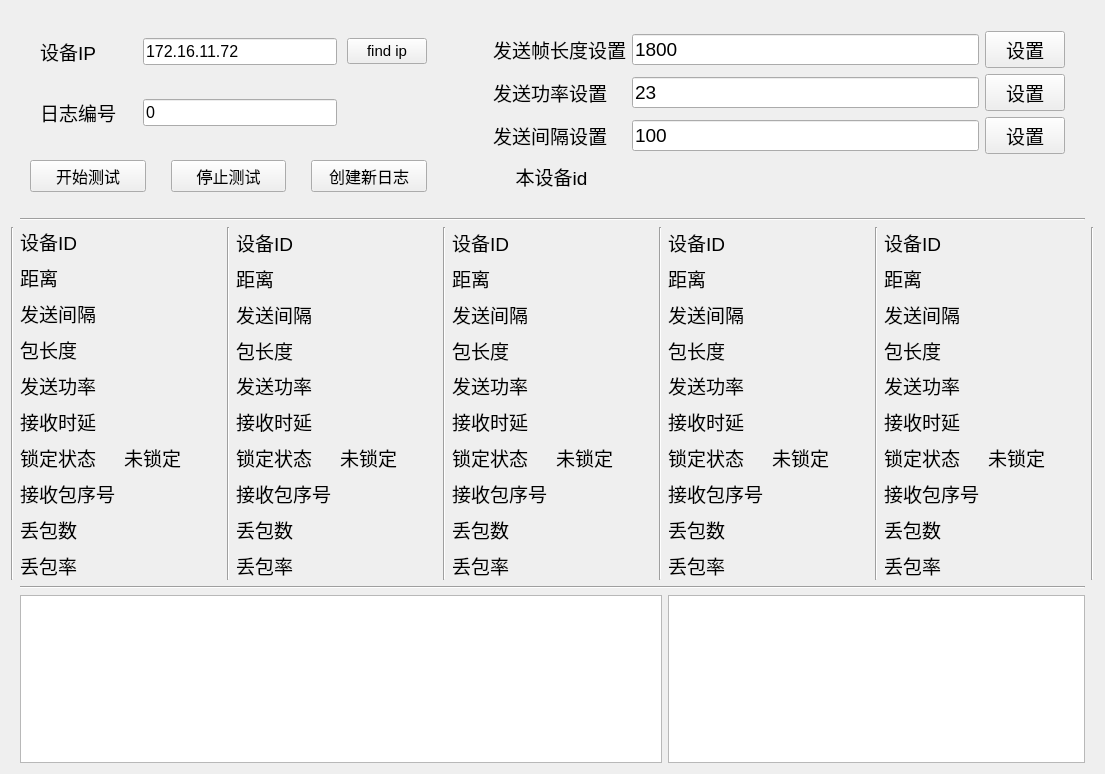
<?xml version="1.0" encoding="UTF-8"?>
<ui version="4.0">
 <class>Form</class>
 <widget class="QWidget" name="Form">
  <property name="enabled">
   <bool>true</bool>
  </property>
  <property name="geometry">
   <rect>
    <x>0</x>
    <y>0</y>
    <width>1105</width>
    <height>774</height>
   </rect>
  </property>
  <property name="sizePolicy">
   <sizepolicy hsizetype="Preferred" vsizetype="Preferred">
    <horstretch>0</horstretch>
    <verstretch>0</verstretch>
   </sizepolicy>
  </property>
  <property name="mouseTracking">
   <bool>false</bool>
  </property>
  <property name="windowTitle">
   <string>V2X通信测试工具 v1.0      (by Dedia)</string>
  </property>
  <property name="layoutDirection">
   <enum>Qt::LeftToRight</enum>
  </property>
  <layout class="QGridLayout" name="gridLayout_10">
   <item row="4" column="1" colspan="9">
    <widget class="Line" name="line_3">
     <property name="orientation">
      <enum>Qt::Horizontal</enum>
     </property>
    </widget>
   </item>
   <item row="3" column="5">
    <layout class="QGridLayout" name="gridLayout_6">
     <item row="0" column="0">
      <widget class="QLabel" name="label_31">
       <property name="font">
        <font>
         <family>Arial</family>
         <pointsize>14</pointsize>
        </font>
       </property>
       <property name="text">
        <string>设备ID</string>
       </property>
      </widget>
     </item>
     <item row="0" column="1">
      <widget class="QLabel" name="label_deviceId_3">
       <property name="font">
        <font>
         <family>Arial</family>
         <pointsize>14</pointsize>
        </font>
       </property>
       <property name="text">
        <string/>
       </property>
      </widget>
     </item>
     <item row="1" column="0">
      <widget class="QLabel" name="label_32">
       <property name="font">
        <font>
         <family>Arial</family>
         <pointsize>14</pointsize>
        </font>
       </property>
       <property name="text">
        <string>距离</string>
       </property>
      </widget>
     </item>
     <item row="1" column="1">
      <widget class="QLabel" name="label_deviceDist_3">
       <property name="font">
        <font>
         <family>Arial</family>
         <pointsize>14</pointsize>
        </font>
       </property>
       <property name="text">
        <string/>
       </property>
      </widget>
     </item>
     <item row="2" column="0">
      <widget class="QLabel" name="label_33">
       <property name="font">
        <font>
         <family>Arial</family>
         <pointsize>14</pointsize>
        </font>
       </property>
       <property name="text">
        <string>发送间隔</string>
       </property>
      </widget>
     </item>
     <item row="2" column="1">
      <widget class="QLabel" name="label_sendInt_3">
       <property name="font">
        <font>
         <family>Arial</family>
         <pointsize>14</pointsize>
        </font>
       </property>
       <property name="text">
        <string/>
       </property>
      </widget>
     </item>
     <item row="3" column="0">
      <widget class="QLabel" name="label_34">
       <property name="font">
        <font>
         <family>Arial</family>
         <pointsize>14</pointsize>
        </font>
       </property>
       <property name="text">
        <string>包长度</string>
       </property>
      </widget>
     </item>
     <item row="3" column="1">
      <widget class="QLabel" name="label_long_3">
       <property name="font">
        <font>
         <family>Arial</family>
         <pointsize>14</pointsize>
        </font>
       </property>
       <property name="text">
        <string/>
       </property>
      </widget>
     </item>
     <item row="4" column="0">
      <widget class="QLabel" name="label_35">
       <property name="font">
        <font>
         <family>Arial</family>
         <pointsize>14</pointsize>
        </font>
       </property>
       <property name="text">
        <string>发送功率</string>
       </property>
      </widget>
     </item>
     <item row="4" column="1">
      <widget class="QLabel" name="label_power_3">
       <property name="font">
        <font>
         <family>Arial</family>
         <pointsize>14</pointsize>
        </font>
       </property>
       <property name="text">
        <string/>
       </property>
      </widget>
     </item>
     <item row="5" column="0">
      <widget class="QLabel" name="label_36">
       <property name="font">
        <font>
         <family>Arial</family>
         <pointsize>14</pointsize>
        </font>
       </property>
       <property name="text">
        <string>接收时延</string>
       </property>
      </widget>
     </item>
     <item row="5" column="1">
      <widget class="QLabel" name="label_delay_3">
       <property name="font">
        <font>
         <family>Arial</family>
         <pointsize>14</pointsize>
        </font>
       </property>
       <property name="text">
        <string/>
       </property>
      </widget>
     </item>
     <item row="6" column="0">
      <widget class="QLabel" name="label_37">
       <property name="font">
        <font>
         <family>Arial</family>
         <pointsize>14</pointsize>
        </font>
       </property>
       <property name="text">
        <string>锁定状态</string>
       </property>
      </widget>
     </item>
     <item row="6" column="1">
      <widget class="QLabel" name="label_status_3">
       <property name="font">
        <font>
         <family>Arial</family>
         <pointsize>14</pointsize>
        </font>
       </property>
       <property name="text">
        <string>未锁定</string>
       </property>
      </widget>
     </item>
     <item row="7" column="0">
      <widget class="QLabel" name="label_38">
       <property name="font">
        <font>
         <family>Arial</family>
         <pointsize>14</pointsize>
        </font>
       </property>
       <property name="text">
        <string>接收包序号</string>
       </property>
      </widget>
     </item>
     <item row="7" column="1">
      <widget class="QLabel" name="label_index_3">
       <property name="font">
        <font>
         <family>Arial</family>
         <pointsize>14</pointsize>
        </font>
       </property>
       <property name="text">
        <string/>
       </property>
      </widget>
     </item>
     <item row="8" column="0">
      <widget class="QLabel" name="label_39">
       <property name="font">
        <font>
         <family>Arial</family>
         <pointsize>14</pointsize>
        </font>
       </property>
       <property name="text">
        <string>丢包数</string>
       </property>
      </widget>
     </item>
     <item row="8" column="1">
      <widget class="QLabel" name="label_lostCnt_3">
       <property name="font">
        <font>
         <family>Arial</family>
         <pointsize>14</pointsize>
        </font>
       </property>
       <property name="text">
        <string/>
       </property>
      </widget>
     </item>
     <item row="9" column="0">
      <widget class="QLabel" name="label_40">
       <property name="font">
        <font>
         <family>Arial</family>
         <pointsize>14</pointsize>
        </font>
       </property>
       <property name="text">
        <string>丢包率</string>
       </property>
      </widget>
     </item>
     <item row="9" column="1">
      <widget class="QLabel" name="label_lostLv_3">
       <property name="font">
        <font>
         <family>Arial</family>
         <pointsize>14</pointsize>
        </font>
       </property>
       <property name="text">
        <string/>
       </property>
      </widget>
     </item>
    </layout>
   </item>
   <item row="3" column="8">
    <widget class="Line" name="line_12">
     <property name="orientation">
      <enum>Qt::Vertical</enum>
     </property>
    </widget>
   </item>
   <item row="1" column="1" colspan="3">
    <layout class="QGridLayout" name="gridLayout_4" rowstretch="0">
     <property name="leftMargin">
      <number>10</number>
     </property>
     <property name="rightMargin">
      <number>10</number>
     </property>
     <property name="bottomMargin">
      <number>20</number>
     </property>
     <property name="horizontalSpacing">
      <number>25</number>
     </property>
     <item row="0" column="0">
      <widget class="QPushButton" name="pushButton_connect">
       <property name="font">
        <font>
         <family>黑体</family>
         <pointsize>12</pointsize>
         <weight>50</weight>
         <bold>false</bold>
        </font>
       </property>
       <property name="styleSheet">
        <string notr="true"/>
       </property>
       <property name="text">
        <string>开始测试</string>
       </property>
      </widget>
     </item>
     <item row="0" column="1">
      <widget class="QPushButton" name="pushButton_closeconnect">
       <property name="font">
        <font>
         <family>黑体</family>
         <pointsize>12</pointsize>
         <weight>50</weight>
         <bold>false</bold>
        </font>
       </property>
       <property name="styleSheet">
        <string notr="true"/>
       </property>
       <property name="text">
        <string>停止测试</string>
       </property>
      </widget>
     </item>
     <item row="0" column="2">
      <widget class="QPushButton" name="pushButton_relog">
       <property name="font">
        <font>
         <family>黑体</family>
         <pointsize>12</pointsize>
         <weight>50</weight>
         <bold>false</bold>
        </font>
       </property>
       <property name="styleSheet">
        <string notr="true"/>
       </property>
       <property name="text">
        <string>创建新日志</string>
       </property>
      </widget>
     </item>
    </layout>
   </item>
   <item row="0" column="1" colspan="3">
    <layout class="QGridLayout" name="gridLayout_3">
     <property name="leftMargin">
      <number>20</number>
     </property>
     <property name="rightMargin">
      <number>10</number>
     </property>
     <property name="horizontalSpacing">
      <number>10</number>
     </property>
     <item row="1" column="1">
      <widget class="QLineEdit" name="lineEdit_xh">
       <property name="font">
        <font>
         <family>Arial</family>
         <pointsize>12</pointsize>
        </font>
       </property>
       <property name="text">
        <string>0</string>
       </property>
      </widget>
     </item>
     <item row="1" column="0">
      <widget class="QLabel" name="label_10">
       <property name="font">
        <font>
         <family>Arial</family>
         <pointsize>14</pointsize>
        </font>
       </property>
       <property name="text">
        <string>日志编号</string>
       </property>
      </widget>
     </item>
     <item row="0" column="0">
      <widget class="QLabel" name="lab_dip">
       <property name="font">
        <font>
         <family>Arial</family>
         <pointsize>14</pointsize>
        </font>
       </property>
       <property name="styleSheet">
        <string notr="true"/>
       </property>
       <property name="text">
        <string>设备IP       </string>
       </property>
      </widget>
     </item>
     <item row="0" column="1">
      <widget class="QLineEdit" name="lineEdit_ip">
       <property name="font">
        <font>
         <family>Arial</family>
         <pointsize>12</pointsize>
        </font>
       </property>
       <property name="text">
        <string>172.16.11.72</string>
       </property>
      </widget>
     </item>
     <item row="0" column="2">
      <widget class="QPushButton" name="pushButton_findip">
       <property name="font">
        <font>
         <family>Arial</family>
         <pointsize>11</pointsize>
        </font>
       </property>
       <property name="text">
        <string>find ip</string>
       </property>
      </widget>
     </item>
    </layout>
   </item>
   <item row="3" column="6">
    <widget class="Line" name="line_11">
     <property name="orientation">
      <enum>Qt::Vertical</enum>
     </property>
    </widget>
   </item>
   <item row="3" column="7">
    <layout class="QGridLayout" name="gridLayout_7">
     <item row="0" column="0">
      <widget class="QLabel" name="label_41">
       <property name="font">
        <font>
         <family>Arial</family>
         <pointsize>14</pointsize>
        </font>
       </property>
       <property name="text">
        <string>设备ID</string>
       </property>
      </widget>
     </item>
     <item row="0" column="1">
      <widget class="QLabel" name="label_deviceId_4">
       <property name="font">
        <font>
         <family>Arial</family>
         <pointsize>14</pointsize>
        </font>
       </property>
       <property name="text">
        <string/>
       </property>
      </widget>
     </item>
     <item row="1" column="0">
      <widget class="QLabel" name="label_42">
       <property name="font">
        <font>
         <family>Arial</family>
         <pointsize>14</pointsize>
        </font>
       </property>
       <property name="text">
        <string>距离</string>
       </property>
      </widget>
     </item>
     <item row="1" column="1">
      <widget class="QLabel" name="label_deviceDist_4">
       <property name="font">
        <font>
         <family>Arial</family>
         <pointsize>14</pointsize>
        </font>
       </property>
       <property name="text">
        <string/>
       </property>
      </widget>
     </item>
     <item row="2" column="0">
      <widget class="QLabel" name="label_43">
       <property name="font">
        <font>
         <family>Arial</family>
         <pointsize>14</pointsize>
        </font>
       </property>
       <property name="text">
        <string>发送间隔</string>
       </property>
      </widget>
     </item>
     <item row="2" column="1">
      <widget class="QLabel" name="label_sendInt_4">
       <property name="font">
        <font>
         <family>Arial</family>
         <pointsize>14</pointsize>
        </font>
       </property>
       <property name="text">
        <string/>
       </property>
      </widget>
     </item>
     <item row="3" column="0">
      <widget class="QLabel" name="label_44">
       <property name="font">
        <font>
         <family>Arial</family>
         <pointsize>14</pointsize>
        </font>
       </property>
       <property name="text">
        <string>包长度</string>
       </property>
      </widget>
     </item>
     <item row="3" column="1">
      <widget class="QLabel" name="label_long_4">
       <property name="font">
        <font>
         <family>Arial</family>
         <pointsize>14</pointsize>
        </font>
       </property>
       <property name="text">
        <string/>
       </property>
      </widget>
     </item>
     <item row="4" column="0">
      <widget class="QLabel" name="label_45">
       <property name="font">
        <font>
         <family>Arial</family>
         <pointsize>14</pointsize>
        </font>
       </property>
       <property name="text">
        <string>发送功率</string>
       </property>
      </widget>
     </item>
     <item row="4" column="1">
      <widget class="QLabel" name="label_power_4">
       <property name="font">
        <font>
         <family>Arial</family>
         <pointsize>14</pointsize>
        </font>
       </property>
       <property name="text">
        <string/>
       </property>
      </widget>
     </item>
     <item row="5" column="0">
      <widget class="QLabel" name="label_46">
       <property name="font">
        <font>
         <family>Arial</family>
         <pointsize>14</pointsize>
        </font>
       </property>
       <property name="text">
        <string>接收时延</string>
       </property>
      </widget>
     </item>
     <item row="5" column="1">
      <widget class="QLabel" name="label_delay_4">
       <property name="font">
        <font>
         <family>Arial</family>
         <pointsize>14</pointsize>
        </font>
       </property>
       <property name="text">
        <string/>
       </property>
      </widget>
     </item>
     <item row="6" column="0">
      <widget class="QLabel" name="label_47">
       <property name="font">
        <font>
         <family>Arial</family>
         <pointsize>14</pointsize>
        </font>
       </property>
       <property name="text">
        <string>锁定状态</string>
       </property>
      </widget>
     </item>
     <item row="6" column="1">
      <widget class="QLabel" name="label_status_4">
       <property name="font">
        <font>
         <family>Arial</family>
         <pointsize>14</pointsize>
        </font>
       </property>
       <property name="text">
        <string>未锁定</string>
       </property>
      </widget>
     </item>
     <item row="7" column="0">
      <widget class="QLabel" name="label_48">
       <property name="font">
        <font>
         <family>Arial</family>
         <pointsize>14</pointsize>
        </font>
       </property>
       <property name="text">
        <string>接收包序号</string>
       </property>
      </widget>
     </item>
     <item row="7" column="1">
      <widget class="QLabel" name="label_index_4">
       <property name="font">
        <font>
         <family>Arial</family>
         <pointsize>14</pointsize>
        </font>
       </property>
       <property name="text">
        <string/>
       </property>
      </widget>
     </item>
     <item row="8" column="0">
      <widget class="QLabel" name="label_49">
       <property name="font">
        <font>
         <family>Arial</family>
         <pointsize>14</pointsize>
        </font>
       </property>
       <property name="text">
        <string>丢包数</string>
       </property>
      </widget>
     </item>
     <item row="8" column="1">
      <widget class="QLabel" name="label_lostCnt_4">
       <property name="font">
        <font>
         <family>Arial</family>
         <pointsize>14</pointsize>
        </font>
       </property>
       <property name="text">
        <string/>
       </property>
      </widget>
     </item>
     <item row="9" column="0">
      <widget class="QLabel" name="label_50">
       <property name="font">
        <font>
         <family>Arial</family>
         <pointsize>14</pointsize>
        </font>
       </property>
       <property name="text">
        <string>丢包率</string>
       </property>
      </widget>
     </item>
     <item row="9" column="1">
      <widget class="QLabel" name="label_lostLv_4">
       <property name="font">
        <font>
         <family>Arial</family>
         <pointsize>14</pointsize>
        </font>
       </property>
       <property name="text">
        <string/>
       </property>
      </widget>
     </item>
    </layout>
   </item>
   <item row="2" column="1" colspan="9">
    <widget class="Line" name="line_22">
     <property name="orientation">
      <enum>Qt::Horizontal</enum>
     </property>
    </widget>
   </item>
   <item row="3" column="10">
    <widget class="Line" name="line_2">
     <property name="orientation">
      <enum>Qt::Vertical</enum>
     </property>
    </widget>
   </item>
   <item row="3" column="1">
    <layout class="QGridLayout" name="gridLayout">
     <property name="verticalSpacing">
      <number>7</number>
     </property>
     <item row="0" column="0">
      <widget class="QLabel" name="label_11">
       <property name="font">
        <font>
         <family>Arial</family>
         <pointsize>14</pointsize>
        </font>
       </property>
       <property name="text">
        <string>设备ID</string>
       </property>
      </widget>
     </item>
     <item row="0" column="1">
      <widget class="QLabel" name="label_deviceId">
       <property name="font">
        <font>
         <family>Arial</family>
         <pointsize>14</pointsize>
        </font>
       </property>
       <property name="text">
        <string/>
       </property>
      </widget>
     </item>
     <item row="3" column="0">
      <widget class="QLabel" name="label_19">
       <property name="font">
        <font>
         <family>Arial</family>
         <pointsize>14</pointsize>
        </font>
       </property>
       <property name="text">
        <string>包长度</string>
       </property>
      </widget>
     </item>
     <item row="7" column="0">
      <widget class="QLabel" name="label_27">
       <property name="font">
        <font>
         <family>Arial</family>
         <pointsize>14</pointsize>
        </font>
       </property>
       <property name="text">
        <string>接收包序号</string>
       </property>
      </widget>
     </item>
     <item row="2" column="0">
      <widget class="QLabel" name="label_15">
       <property name="font">
        <font>
         <family>Arial</family>
         <pointsize>14</pointsize>
        </font>
       </property>
       <property name="text">
        <string>发送间隔</string>
       </property>
      </widget>
     </item>
     <item row="2" column="1">
      <widget class="QLabel" name="label_sendInt">
       <property name="font">
        <font>
         <family>Arial</family>
         <pointsize>14</pointsize>
        </font>
       </property>
       <property name="text">
        <string/>
       </property>
      </widget>
     </item>
     <item row="3" column="1">
      <widget class="QLabel" name="label_long">
       <property name="font">
        <font>
         <family>Arial</family>
         <pointsize>14</pointsize>
        </font>
       </property>
       <property name="text">
        <string/>
       </property>
      </widget>
     </item>
     <item row="4" column="1">
      <widget class="QLabel" name="label_power">
       <property name="font">
        <font>
         <family>Arial</family>
         <pointsize>14</pointsize>
        </font>
       </property>
       <property name="text">
        <string/>
       </property>
      </widget>
     </item>
     <item row="9" column="0">
      <widget class="QLabel" name="label_17">
       <property name="font">
        <font>
         <family>Arial</family>
         <pointsize>14</pointsize>
        </font>
       </property>
       <property name="text">
        <string>丢包率</string>
       </property>
      </widget>
     </item>
     <item row="6" column="1">
      <widget class="QLabel" name="label_status">
       <property name="font">
        <font>
         <family>Arial</family>
         <pointsize>14</pointsize>
        </font>
       </property>
       <property name="text">
        <string>未锁定</string>
       </property>
      </widget>
     </item>
     <item row="1" column="1">
      <widget class="QLabel" name="label_deviceDist">
       <property name="font">
        <font>
         <family>Arial</family>
         <pointsize>14</pointsize>
        </font>
       </property>
       <property name="text">
        <string/>
       </property>
      </widget>
     </item>
     <item row="7" column="1">
      <widget class="QLabel" name="label_index">
       <property name="font">
        <font>
         <family>Arial</family>
         <pointsize>14</pointsize>
        </font>
       </property>
       <property name="text">
        <string/>
       </property>
      </widget>
     </item>
     <item row="8" column="1">
      <widget class="QLabel" name="label_lostCnt">
       <property name="font">
        <font>
         <family>Arial</family>
         <pointsize>14</pointsize>
        </font>
       </property>
       <property name="text">
        <string/>
       </property>
      </widget>
     </item>
     <item row="1" column="0">
      <widget class="QLabel" name="label_13">
       <property name="font">
        <font>
         <family>Arial</family>
         <pointsize>14</pointsize>
        </font>
       </property>
       <property name="text">
        <string>距离</string>
       </property>
      </widget>
     </item>
     <item row="5" column="0">
      <widget class="QLabel" name="label_23">
       <property name="font">
        <font>
         <family>Arial</family>
         <pointsize>14</pointsize>
        </font>
       </property>
       <property name="text">
        <string>接收时延</string>
       </property>
      </widget>
     </item>
     <item row="5" column="1">
      <widget class="QLabel" name="label_delay">
       <property name="font">
        <font>
         <family>Arial</family>
         <pointsize>14</pointsize>
        </font>
       </property>
       <property name="text">
        <string/>
       </property>
      </widget>
     </item>
     <item row="6" column="0">
      <widget class="QLabel" name="label_25">
       <property name="font">
        <font>
         <family>Arial</family>
         <pointsize>14</pointsize>
        </font>
       </property>
       <property name="text">
        <string>锁定状态</string>
       </property>
      </widget>
     </item>
     <item row="4" column="0">
      <widget class="QLabel" name="label_21">
       <property name="font">
        <font>
         <family>Arial</family>
         <pointsize>14</pointsize>
        </font>
       </property>
       <property name="text">
        <string>发送功率</string>
       </property>
      </widget>
     </item>
     <item row="9" column="1">
      <widget class="QLabel" name="label_lostLv">
       <property name="font">
        <font>
         <family>Arial</family>
         <pointsize>14</pointsize>
        </font>
       </property>
       <property name="text">
        <string/>
       </property>
      </widget>
     </item>
     <item row="8" column="0">
      <widget class="QLabel" name="label_29">
       <property name="font">
        <font>
         <family>Arial</family>
         <pointsize>14</pointsize>
        </font>
       </property>
       <property name="text">
        <string>丢包数</string>
       </property>
      </widget>
     </item>
    </layout>
   </item>
   <item row="3" column="0">
    <widget class="Line" name="line">
     <property name="orientation">
      <enum>Qt::Vertical</enum>
     </property>
    </widget>
   </item>
   <item row="3" column="4">
    <widget class="Line" name="line_8">
     <property name="orientation">
      <enum>Qt::Vertical</enum>
     </property>
    </widget>
   </item>
   <item row="1" column="5" colspan="3">
    <layout class="QGridLayout" name="gridLayout_9" rowstretch="0">
     <property name="bottomMargin">
      <number>20</number>
     </property>
     <property name="spacing">
      <number>20</number>
     </property>
     <item row="0" column="0">
      <widget class="QLabel" name="label">
       <property name="font">
        <font>
         <family>Arial</family>
         <pointsize>14</pointsize>
        </font>
       </property>
       <property name="layoutDirection">
        <enum>Qt::LeftToRight</enum>
       </property>
       <property name="text">
        <string>本设备id</string>
       </property>
       <property name="alignment">
        <set>Qt::AlignCenter</set>
       </property>
      </widget>
     </item>
     <item row="0" column="1">
      <widget class="QLabel" name="label_bid">
       <property name="font">
        <font>
         <family>Arial</family>
         <pointsize>14</pointsize>
        </font>
       </property>
       <property name="text">
        <string/>
       </property>
      </widget>
     </item>
    </layout>
   </item>
   <item row="3" column="2">
    <widget class="Line" name="line_7">
     <property name="orientation">
      <enum>Qt::Vertical</enum>
     </property>
    </widget>
   </item>
   <item row="0" column="4" colspan="6">
    <layout class="QGridLayout" name="gridLayout_2">
     <property name="leftMargin">
      <number>50</number>
     </property>
     <property name="topMargin">
      <number>20</number>
     </property>
     <property name="rightMargin">
      <number>20</number>
     </property>
     <item row="2" column="0">
      <widget class="QLabel" name="label_9">
       <property name="font">
        <font>
         <family>Arial</family>
         <pointsize>14</pointsize>
        </font>
       </property>
       <property name="text">
        <string>发送间隔设置</string>
       </property>
      </widget>
     </item>
     <item row="2" column="2">
      <widget class="QPushButton" name="pushButton_hzset">
       <property name="font">
        <font>
         <family>Arial</family>
         <pointsize>14</pointsize>
        </font>
       </property>
       <property name="text">
        <string>设置</string>
       </property>
      </widget>
     </item>
     <item row="0" column="0">
      <widget class="QLabel" name="label_7">
       <property name="font">
        <font>
         <family>Arial</family>
         <pointsize>14</pointsize>
        </font>
       </property>
       <property name="text">
        <string>发送帧长度设置</string>
       </property>
      </widget>
     </item>
     <item row="0" column="2">
      <widget class="QPushButton" name="pushButton_lenset">
       <property name="font">
        <font>
         <family>Arial</family>
         <pointsize>14</pointsize>
        </font>
       </property>
       <property name="text">
        <string>设置</string>
       </property>
      </widget>
     </item>
     <item row="1" column="0">
      <widget class="QLabel" name="label_8">
       <property name="font">
        <font>
         <family>Arial</family>
         <pointsize>14</pointsize>
        </font>
       </property>
       <property name="text">
        <string>发送功率设置</string>
       </property>
      </widget>
     </item>
     <item row="1" column="1">
      <widget class="QLineEdit" name="lineEdit_pow">
       <property name="font">
        <font>
         <family>Arial</family>
         <pointsize>14</pointsize>
        </font>
       </property>
       <property name="text">
        <string>23</string>
       </property>
      </widget>
     </item>
     <item row="0" column="1">
      <widget class="QLineEdit" name="lineEdit_len">
       <property name="font">
        <font>
         <family>Arial</family>
         <pointsize>14</pointsize>
        </font>
       </property>
       <property name="text">
        <string>1800</string>
       </property>
      </widget>
     </item>
     <item row="2" column="1">
      <widget class="QLineEdit" name="lineEdit_hz">
       <property name="font">
        <font>
         <family>Arial</family>
         <pointsize>14</pointsize>
        </font>
       </property>
       <property name="text">
        <string>100</string>
       </property>
      </widget>
     </item>
     <item row="1" column="2">
      <widget class="QPushButton" name="pushButton_powset">
       <property name="font">
        <font>
         <family>Arial</family>
         <pointsize>14</pointsize>
        </font>
       </property>
       <property name="text">
        <string>设置</string>
       </property>
      </widget>
     </item>
    </layout>
   </item>
   <item row="3" column="9">
    <layout class="QGridLayout" name="gridLayout_8">
     <item row="0" column="0">
      <widget class="QLabel" name="label_51">
       <property name="font">
        <font>
         <family>Arial</family>
         <pointsize>14</pointsize>
        </font>
       </property>
       <property name="text">
        <string>设备ID</string>
       </property>
      </widget>
     </item>
     <item row="0" column="1">
      <widget class="QLabel" name="label_deviceId_5">
       <property name="font">
        <font>
         <family>Arial</family>
         <pointsize>14</pointsize>
        </font>
       </property>
       <property name="text">
        <string/>
       </property>
      </widget>
     </item>
     <item row="1" column="0">
      <widget class="QLabel" name="label_52">
       <property name="font">
        <font>
         <family>Arial</family>
         <pointsize>14</pointsize>
        </font>
       </property>
       <property name="text">
        <string>距离</string>
       </property>
      </widget>
     </item>
     <item row="1" column="1">
      <widget class="QLabel" name="label_deviceDist_5">
       <property name="font">
        <font>
         <family>Arial</family>
         <pointsize>14</pointsize>
        </font>
       </property>
       <property name="text">
        <string/>
       </property>
      </widget>
     </item>
     <item row="2" column="0">
      <widget class="QLabel" name="label_53">
       <property name="font">
        <font>
         <family>Arial</family>
         <pointsize>14</pointsize>
        </font>
       </property>
       <property name="text">
        <string>发送间隔</string>
       </property>
      </widget>
     </item>
     <item row="2" column="1">
      <widget class="QLabel" name="label_sendInt_5">
       <property name="font">
        <font>
         <family>Arial</family>
         <pointsize>14</pointsize>
        </font>
       </property>
       <property name="text">
        <string/>
       </property>
      </widget>
     </item>
     <item row="3" column="0">
      <widget class="QLabel" name="label_54">
       <property name="font">
        <font>
         <family>Arial</family>
         <pointsize>14</pointsize>
        </font>
       </property>
       <property name="text">
        <string>包长度</string>
       </property>
      </widget>
     </item>
     <item row="3" column="1">
      <widget class="QLabel" name="label_long_5">
       <property name="font">
        <font>
         <family>Arial</family>
         <pointsize>14</pointsize>
        </font>
       </property>
       <property name="text">
        <string/>
       </property>
      </widget>
     </item>
     <item row="4" column="0">
      <widget class="QLabel" name="label_55">
       <property name="font">
        <font>
         <family>Arial</family>
         <pointsize>14</pointsize>
        </font>
       </property>
       <property name="text">
        <string>发送功率</string>
       </property>
      </widget>
     </item>
     <item row="4" column="1">
      <widget class="QLabel" name="label_power_5">
       <property name="font">
        <font>
         <family>Arial</family>
         <pointsize>14</pointsize>
        </font>
       </property>
       <property name="text">
        <string/>
       </property>
      </widget>
     </item>
     <item row="5" column="0">
      <widget class="QLabel" name="label_56">
       <property name="font">
        <font>
         <family>Arial</family>
         <pointsize>14</pointsize>
        </font>
       </property>
       <property name="text">
        <string>接收时延</string>
       </property>
      </widget>
     </item>
     <item row="5" column="1">
      <widget class="QLabel" name="label_delay_5">
       <property name="font">
        <font>
         <family>Arial</family>
         <pointsize>14</pointsize>
        </font>
       </property>
       <property name="text">
        <string/>
       </property>
      </widget>
     </item>
     <item row="6" column="0">
      <widget class="QLabel" name="label_57">
       <property name="font">
        <font>
         <family>Arial</family>
         <pointsize>14</pointsize>
        </font>
       </property>
       <property name="text">
        <string>锁定状态</string>
       </property>
      </widget>
     </item>
     <item row="6" column="1">
      <widget class="QLabel" name="label_status_5">
       <property name="font">
        <font>
         <family>Arial</family>
         <pointsize>14</pointsize>
        </font>
       </property>
       <property name="text">
        <string>未锁定</string>
       </property>
      </widget>
     </item>
     <item row="7" column="0">
      <widget class="QLabel" name="label_58">
       <property name="font">
        <font>
         <family>Arial</family>
         <pointsize>14</pointsize>
        </font>
       </property>
       <property name="text">
        <string>接收包序号</string>
       </property>
      </widget>
     </item>
     <item row="7" column="1">
      <widget class="QLabel" name="label_index_5">
       <property name="font">
        <font>
         <family>Arial</family>
         <pointsize>14</pointsize>
        </font>
       </property>
       <property name="text">
        <string/>
       </property>
      </widget>
     </item>
     <item row="8" column="0">
      <widget class="QLabel" name="label_59">
       <property name="font">
        <font>
         <family>Arial</family>
         <pointsize>14</pointsize>
        </font>
       </property>
       <property name="text">
        <string>丢包数</string>
       </property>
      </widget>
     </item>
     <item row="8" column="1">
      <widget class="QLabel" name="label_lostCnt_5">
       <property name="font">
        <font>
         <family>Arial</family>
         <pointsize>14</pointsize>
        </font>
       </property>
       <property name="text">
        <string/>
       </property>
      </widget>
     </item>
     <item row="9" column="0">
      <widget class="QLabel" name="label_60">
       <property name="font">
        <font>
         <family>Arial</family>
         <pointsize>14</pointsize>
        </font>
       </property>
       <property name="text">
        <string>丢包率</string>
       </property>
      </widget>
     </item>
     <item row="9" column="1">
      <widget class="QLabel" name="label_lostLv_5">
       <property name="font">
        <font>
         <family>Arial</family>
         <pointsize>14</pointsize>
        </font>
       </property>
       <property name="text">
        <string/>
       </property>
      </widget>
     </item>
    </layout>
   </item>
   <item row="3" column="3">
    <layout class="QGridLayout" name="gridLayout_5">
     <item row="0" column="1">
      <widget class="QLabel" name="label_deviceId_2">
       <property name="font">
        <font>
         <family>Arial</family>
         <pointsize>14</pointsize>
        </font>
       </property>
       <property name="text">
        <string/>
       </property>
      </widget>
     </item>
     <item row="1" column="0">
      <widget class="QLabel" name="label_14">
       <property name="font">
        <font>
         <family>Arial</family>
         <pointsize>14</pointsize>
        </font>
       </property>
       <property name="text">
        <string>距离</string>
       </property>
      </widget>
     </item>
     <item row="1" column="1">
      <widget class="QLabel" name="label_deviceDist_2">
       <property name="font">
        <font>
         <family>Arial</family>
         <pointsize>14</pointsize>
        </font>
       </property>
       <property name="text">
        <string/>
       </property>
      </widget>
     </item>
     <item row="2" column="0">
      <widget class="QLabel" name="label_16">
       <property name="font">
        <font>
         <family>Arial</family>
         <pointsize>14</pointsize>
        </font>
       </property>
       <property name="text">
        <string>发送间隔</string>
       </property>
      </widget>
     </item>
     <item row="2" column="1">
      <widget class="QLabel" name="label_sendInt_2">
       <property name="font">
        <font>
         <family>Arial</family>
         <pointsize>14</pointsize>
        </font>
       </property>
       <property name="text">
        <string/>
       </property>
      </widget>
     </item>
     <item row="3" column="0">
      <widget class="QLabel" name="label_20">
       <property name="font">
        <font>
         <family>Arial</family>
         <pointsize>14</pointsize>
        </font>
       </property>
       <property name="text">
        <string>包长度</string>
       </property>
      </widget>
     </item>
     <item row="3" column="1">
      <widget class="QLabel" name="label_long_2">
       <property name="font">
        <font>
         <family>Arial</family>
         <pointsize>14</pointsize>
        </font>
       </property>
       <property name="text">
        <string/>
       </property>
      </widget>
     </item>
     <item row="4" column="0">
      <widget class="QLabel" name="label_22">
       <property name="font">
        <font>
         <family>Arial</family>
         <pointsize>14</pointsize>
        </font>
       </property>
       <property name="text">
        <string>发送功率</string>
       </property>
      </widget>
     </item>
     <item row="4" column="1">
      <widget class="QLabel" name="label_power_2">
       <property name="font">
        <font>
         <family>Arial</family>
         <pointsize>14</pointsize>
        </font>
       </property>
       <property name="text">
        <string/>
       </property>
      </widget>
     </item>
     <item row="5" column="0">
      <widget class="QLabel" name="label_24">
       <property name="font">
        <font>
         <family>Arial</family>
         <pointsize>14</pointsize>
        </font>
       </property>
       <property name="text">
        <string>接收时延</string>
       </property>
      </widget>
     </item>
     <item row="5" column="1">
      <widget class="QLabel" name="label_delay_2">
       <property name="font">
        <font>
         <family>Arial</family>
         <pointsize>14</pointsize>
        </font>
       </property>
       <property name="text">
        <string/>
       </property>
      </widget>
     </item>
     <item row="6" column="0">
      <widget class="QLabel" name="label_26">
       <property name="font">
        <font>
         <family>Arial</family>
         <pointsize>14</pointsize>
        </font>
       </property>
       <property name="text">
        <string>锁定状态</string>
       </property>
      </widget>
     </item>
     <item row="6" column="1">
      <widget class="QLabel" name="label_status_2">
       <property name="font">
        <font>
         <family>Arial</family>
         <pointsize>14</pointsize>
        </font>
       </property>
       <property name="text">
        <string>未锁定</string>
       </property>
      </widget>
     </item>
     <item row="7" column="0">
      <widget class="QLabel" name="label_28">
       <property name="font">
        <font>
         <family>Arial</family>
         <pointsize>14</pointsize>
        </font>
       </property>
       <property name="text">
        <string>接收包序号</string>
       </property>
      </widget>
     </item>
     <item row="7" column="1">
      <widget class="QLabel" name="label_index_2">
       <property name="font">
        <font>
         <family>Arial</family>
         <pointsize>14</pointsize>
        </font>
       </property>
       <property name="text">
        <string/>
       </property>
      </widget>
     </item>
     <item row="8" column="0">
      <widget class="QLabel" name="label_30">
       <property name="font">
        <font>
         <family>Arial</family>
         <pointsize>14</pointsize>
        </font>
       </property>
       <property name="text">
        <string>丢包数</string>
       </property>
      </widget>
     </item>
     <item row="8" column="1">
      <widget class="QLabel" name="label_lostCnt_2">
       <property name="font">
        <font>
         <family>Arial</family>
         <pointsize>14</pointsize>
        </font>
       </property>
       <property name="text">
        <string/>
       </property>
      </widget>
     </item>
     <item row="9" column="0">
      <widget class="QLabel" name="label_18">
       <property name="font">
        <font>
         <family>Arial</family>
         <pointsize>14</pointsize>
        </font>
       </property>
       <property name="text">
        <string>丢包率</string>
       </property>
      </widget>
     </item>
     <item row="9" column="1">
      <widget class="QLabel" name="label_lostLv_2">
       <property name="font">
        <font>
         <family>Arial</family>
         <pointsize>14</pointsize>
        </font>
       </property>
       <property name="text">
        <string/>
       </property>
      </widget>
     </item>
     <item row="0" column="0">
      <widget class="QLabel" name="label_12">
       <property name="font">
        <font>
         <family>Arial</family>
         <pointsize>14</pointsize>
        </font>
       </property>
       <property name="text">
        <string>设备ID</string>
       </property>
      </widget>
     </item>
    </layout>
   </item>
   <item row="5" column="1" colspan="6">
    <widget class="QTextEdit" name="textEdit"/>
   </item>
   <item row="5" column="7" colspan="3">
    <widget class="QListView" name="listView"/>
   </item>
  </layout>
 </widget>
 <resources/>
 <connections>
  <connection>
   <sender>pushButton_connect</sender>
   <signal>clicked()</signal>
   <receiver>Form</receiver>
   <slot>push_udpconnect()</slot>
   <hints>
    <hint type="sourcelabel">
     <x>111</x>
     <y>159</y>
    </hint>
    <hint type="destinationlabel">
     <x>277</x>
     <y>49</y>
    </hint>
   </hints>
  </connection>
  <connection>
   <sender>pushButton_lenset</sender>
   <signal>clicked()</signal>
   <receiver>Form</receiver>
   <slot>push_lenset()</slot>
   <hints>
    <hint type="sourcelabel">
     <x>1030</x>
     <y>51</y>
    </hint>
    <hint type="destinationlabel">
     <x>851</x>
     <y>113</y>
    </hint>
   </hints>
  </connection>
  <connection>
   <sender>pushButton_powset</sender>
   <signal>clicked()</signal>
   <receiver>Form</receiver>
   <slot>push_powset()</slot>
   <hints>
    <hint type="sourcelabel">
     <x>1016</x>
     <y>92</y>
    </hint>
    <hint type="destinationlabel">
     <x>857</x>
     <y>168</y>
    </hint>
   </hints>
  </connection>
  <connection>
   <sender>pushButton_hzset</sender>
   <signal>clicked()</signal>
   <receiver>Form</receiver>
   <slot>push_hzset()</slot>
   <hints>
    <hint type="sourcelabel">
     <x>1007</x>
     <y>126</y>
    </hint>
    <hint type="destinationlabel">
     <x>855</x>
     <y>220</y>
    </hint>
   </hints>
  </connection>
  <connection>
   <sender>pushButton_relog</sender>
   <signal>clicked()</signal>
   <receiver>Form</receiver>
   <slot>push_relog()</slot>
   <hints>
    <hint type="sourcelabel">
     <x>360</x>
     <y>186</y>
    </hint>
    <hint type="destinationlabel">
     <x>746</x>
     <y>61</y>
    </hint>
   </hints>
  </connection>
  <connection>
   <sender>pushButton_closeconnect</sender>
   <signal>clicked()</signal>
   <receiver>Form</receiver>
   <slot>push_udpclose()</slot>
   <hints>
    <hint type="sourcelabel">
     <x>226</x>
     <y>161</y>
    </hint>
    <hint type="destinationlabel">
     <x>475</x>
     <y>194</y>
    </hint>
   </hints>
  </connection>
  <connection>
   <sender>pushButton_findip</sender>
   <signal>clicked()</signal>
   <receiver>Form</receiver>
   <slot>push_findip()</slot>
   <hints>
    <hint type="sourcelabel">
     <x>432</x>
     <y>42</y>
    </hint>
    <hint type="destinationlabel">
     <x>412</x>
     <y>5</y>
    </hint>
   </hints>
  </connection>
 </connections>
 <slots>
  <slot>push_udpconnect()</slot>
  <slot>push_udpclose()</slot>
  <slot>push_lenset()</slot>
  <slot>push_powset()</slot>
  <slot>push_hzset()</slot>
  <slot>push_relog()</slot>
  <slot>push_findip()</slot>
 </slots>
</ui>
